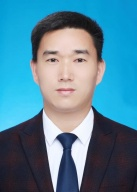
#> input picture raw_photos/刘朝华.jpg, 137 x 192 px, given as the content of the folder ../raw_photos/刘朝华.jpg, which was not available
$ python prepare_data.py
#> lines starting #> are read from the running program, lines starting #| are printed output that depends on the picture; pictures that were not available may be replaced by others from this repository, and a replacement may not be noted
#> the answer given: ../raw_photos/刘朝华.jpg
### tools/prepare_data.py
import os
import cv2
import numpy as np
import glob


def cv2_imread_safe(file_path):
    """能够读取中文路径的 OpenCV 读取函数"""
#> called with file_path = '_only/刘朝华.jpg'
    try:
        img_array = np.fromfile(file_path, np.uint8)
        return cv2.imdecode(img_array, cv2.IMREAD_COLOR)
#> returned value is the input picture: shape (192, 137, 3); mean B, G, R 152.5, 130.5, 80.1
    except Exception as e:
        print(f"[Error] 读取失败: {file_path}, {e}")
        return None


def cv2_imwrite_safe(file_path, img):
    """能够保存中文路径的 OpenCV 保存函数"""
#> called with file_path = 'dataset/刘朝华/0.jpg'
    try:
        is_success, buffer = cv2.imencode(".jpg", img)
#> buffer = 10035 values, max 255 at index 0, min 0 at index 4, mean 129.5
        if is_success:
            buffer.tofile(file_path)
            return True
    except Exception as e:
        print(f"[Error] 保存失败: {file_path}, {e}")
    return False


def augment_brightness(img, val):
    """调整亮度 (防止溢出修复版)"""
#> called with val = 30
    hsv = cv2.cvtColor(img, cv2.COLOR_BGR2HSV)
#> hsv: shape (192, 137, 3); mean H, S, V 91.2, 126.9, 161.9
    h, s, v = cv2.split(hsv)
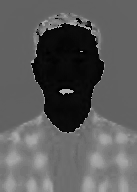
#> h: shape (192, 137); min 0, max 179, mean 91.2
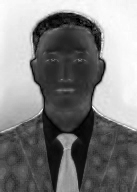
#> s: shape (192, 137); min 0, max 255, mean 126.9
    # 转为 int32 进行运算，防止溢出
    v_int = v.astype(np.int32)
    v_int = v_int + val
    v = np.clip(v_int, 0, 255).astype(np.uint8)
    final_hsv = cv2.merge((h, s, v))
#> final_hsv: shape (192, 137, 3); mean H, S, V 91.2, 126.9, 187.8
    return cv2.cvtColor(final_hsv, cv2.COLOR_HSV2BGR)
#> call 2 of augment_brightness, with val = -30
#> in augment_brightness (call 2), `v = np.clip(v_int, 0, 255).astype(np.uint8)`:
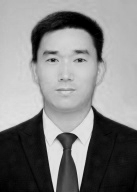
#> v: shape (192, 137); min 0, max 225, mean 132
#> in augment_brightness (call 2), `final_hsv = cv2.merge((h, s, v))`: final_hsv: shape (192, 137, 3); mean H, S, V 91.2, 126.9, 132
#> in augment_brightness (call 3), `final_hsv = cv2.merge((h, s, v))`: final_hsv: shape (192, 137, 3); mean H, S, V 91.2, 126.9, 199
#> in augment_brightness (call 4), `final_hsv = cv2.merge((h, s, v))`: final_hsv: shape (192, 137, 3); mean H, S, V 91.2, 126.9, 113.4


def augment_noise(img, sigma=25):
    """添加高斯噪声"""
#> called with sigma = 10
    row, col, ch = img.shape
#> row = 192; col = 137; ch = 3
    mean = 0
    gauss = np.random.normal(mean, sigma, (row, col, ch))
    noisy = img + gauss
    return np.clip(noisy, 0, 255).astype(np.uint8)


def process_pipeline(source_dir, target_dir):
    if not os.path.exists(source_dir):
        print(f"[Error] 源目录 '{source_dir}' 不存在。")
        return

    # 搜索图片
    extensions = ['*.jpg', '*.jpeg', '*.png', '*.gif', '*.bmp']
    files = []
    for ext in extensions:
        files.extend(glob.glob(os.path.join(source_dir, ext)))
    for ext in extensions:
        files.extend(glob.glob(os.path.join(source_dir, ext.upper())))
    files = sorted(list(set(files)))

    print(f"[Info] 找到 {len(files)} 个文件待处理...")

    count_person = 0

    for file_path in files:
        filename = os.path.basename(file_path)
        name, ext = os.path.splitext(filename)
        if name.startswith('.'): continue

        img = cv2_imread_safe(file_path)
        if img is None: continue

        person_dir = os.path.join(target_dir, name)
        os.makedirs(person_dir, exist_ok=True)

        # === 1. 保存原图 ===
        cv2_imwrite_safe(os.path.join(person_dir, "0.jpg"), img)

        # === 2. 生成扩增图 (仅亮度与噪声) ===
        # 警告：严禁在此处使用平移(Shift)，会导致 PCA 特征对其失效
        variations = []

        # 亮度组
        variations.append(augment_brightness(img, 30))
        variations.append(augment_brightness(img, -30))
        variations.append(augment_brightness(img, 50))
        variations.append(augment_brightness(img, -50))  # 新增

        # 噪声组
        variations.append(augment_noise(img, sigma=10))
        variations.append(augment_noise(img, sigma=20))
        variations.append(augment_noise(img, sigma=30))

        # 混合组 (亮+噪)
        v_bright = augment_brightness(img, 20)
#> in augment_brightness (call 5), `final_hsv = cv2.merge((h, s, v))`: final_hsv: shape (192, 137, 3); mean H, S, V 91.2, 126.9, 180.1
        variations.append(augment_noise(v_bright, sigma=15))
#> call 4 of augment_noise, with sigma = 15
#> in augment_noise (call 4), `noisy = img + gauss`:
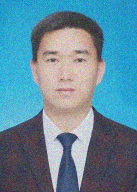
#> noisy: shape (192, 137, 3) float64; mean B, G, R 169.6, 144.3, 90.2; drawn with min black and max white
#> in augment_noise (call 4), `return np.clip(noisy, 0, 255).astype(np.uint8)`:
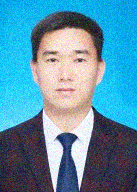
#> returned value: shape (192, 137, 3); mean of channels 0, 1, 2 167.7, 143.7, 89.8; drawn as B, G, R

        v_dark = augment_brightness(img, -20)
#> in augment_brightness (call 6), `final_hsv = cv2.merge((h, s, v))`: final_hsv: shape (192, 137, 3); mean H, S, V 91.2, 126.9, 141.9
        variations.append(augment_noise(v_dark, sigma=15))
#> in augment_noise (call 5), `noisy = img + gauss`:
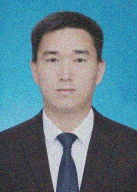
#> noisy: shape (192, 137, 3) float64; mean B, G, R 133.5, 114.5, 68.1; drawn with min black and max white
#> in augment_noise (call 5), `return np.clip(noisy, 0, 255).astype(np.uint8)`:
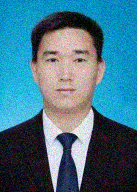
#> returned value: shape (192, 137, 3); mean of channels 0, 1, 2 133.1, 114.3, 68.6; drawn as B, G, R

        for idx, var_img in enumerate(variations):
            cv2_imwrite_safe(os.path.join(person_dir, f"{idx + 1}.jpg"), var_img)
#> this loop made 9 passes

        print(f"   -> 已处理: {name} (1+9张)")
        count_person += 1

    print(f"处理完成。共 {count_person} 人。")


if __name__ == "__main__":
    src = input("请输入原始证件照目录 [默认: raw_photos]: ").strip() or "raw_photos"
    dst = "dataset"
    process_pipeline(src, dst)
